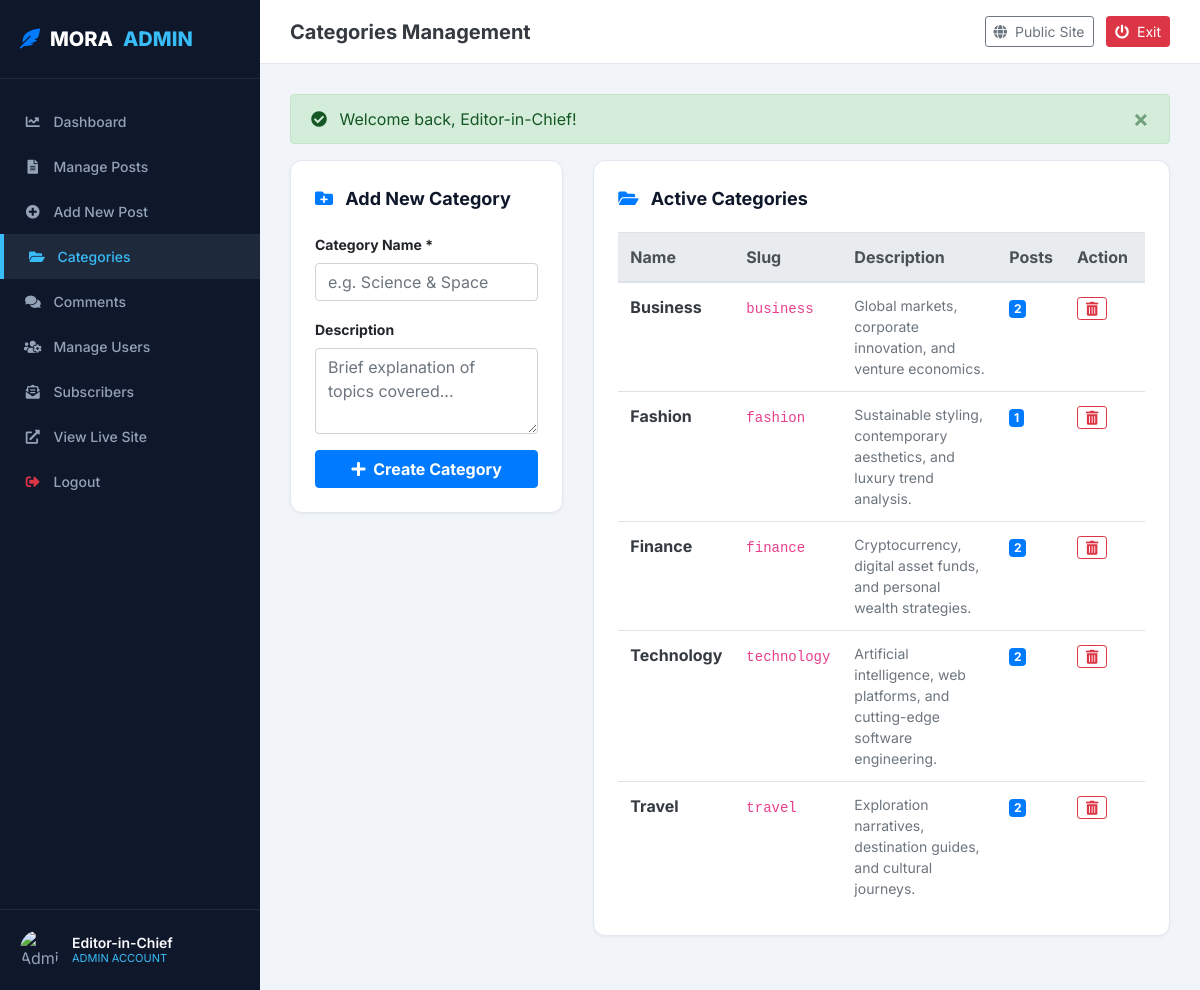
Screenshot of /admin/categories.php (signed in) with the database file from the repository.
### tables this page shows
CREATE TABLE `categories` (
  `id` INT AUTO_INCREMENT PRIMARY KEY,
  `name` VARCHAR(80) NOT NULL,
  `slug` VARCHAR(100) NOT NULL UNIQUE,
  `description` VARCHAR(255) DEFAULT NULL,
  `created_at` TIMESTAMP DEFAULT CURRENT_TIMESTAMP
);

### admin/categories.php (the view, shortened to what this page needs)
<?php
require_once __DIR__ . '/includes/header.php';
$db = getDBConnection();
$categories = $db->query("
    SELECT c.*, COUNT(p.id) AS post_count
    FROM categories c
    LEFT JOIN posts p ON c.id = p.category_id
    GROUP BY c.id
    ORDER BY c.name ASC
")->fetchAll();
?>
<div class="row">
    <div class="col-lg-4 mb-4">
        <div class="admin-card">
            <div class="admin-card-title">
                <span><i class="fas fa-folder-plus text-primary mr-2"></i> Add New Category</span>
            </div>
            <form action="categories.php" method="POST">
                <div class="form-group">
                    <label class="font-weight-bold small">Category Name *</label>
                    <input type="text" name="name" class="form-control" placeholder="e.g. Science & Space" required>
                </div>
                <div class="form-group">
                    <label class="font-weight-bold small">Description</label>
                    <textarea name="description" rows="3" class="form-control" placeholder="Brief explanation of topics covered..."></textarea>
                </div>
                <button type="submit" name="add_category" class="btn btn-primary btn-block font-weight-bold">
                    <i class="fas fa-plus mr-1"></i> Create Category
                </button>
            </form>
        </div>
    </div>
    <div class="col-lg-8">
        <div class="admin-card">
            <div class="admin-card-title">
                <span><i class="fas fa-folder-open text-primary mr-2"></i> Active Categories</span>
            </div>
            <div class="table-responsive">
                <table class="table table-hover align-middle mb-0">
                    <thead class="thead-light">
                        <tr>
                            <th>Name</th>
                            <th>Slug</th>
                            <th>Description</th>
                            <th>Posts</th>
                            <th style="width: 80px;">Action</th>
                        </tr>
                    </thead>
                    <tbody>
                        <?php foreach ($categories as $cat): ?>
                            <tr>
                                <td class="font-weight-bold text-dark"><?= htmlspecialchars($cat['name']) ?></td>
                                <td><code><?= htmlspecialchars($cat['slug']) ?></code></td>
                                <td class="small text-muted"><?= htmlspecialchars($cat['description'] ?? '-') ?></td>
                                <td><span class="badge badge-primary"><?= $cat['post_count'] ?></span></td>
                                <td>
                                    <a href="categories.php?delete=<?= $cat['id'] ?>" class="btn btn-sm btn-outline-danger py-0 px-2" onclick="return confirm('Deleting category will also delete its posts. Confirm?');" title="Delete">
                                        <i class="fas fa-trash-alt"></i>
                                    </a>
                                </td>
                            </tr>
                        <?php endforeach; ?>
                    </tbody>
                </table>
            </div>
        </div>
    </div>
</div>
<?php require_once __DIR__ . '/includes/footer.php'; ?>

### css/admin.css (style rules this page uses)
:root { --admin-sidebar-bg: #0f172a; --admin-sidebar-hover: #1e293b; --admin-primary: #2563eb; --admin-success: #10b981; --admin-warning: #f59e0b; --admin-danger: #ef4444; --admin-bg: #f1f5f9; --admin-card-bg: #ffffff; --admin-border: #e2e8f0; }
body.admin-body { background-color: var(--admin-bg); font-family: 'Inter', -apple-system, BlinkMacSystemFont, 'Segoe UI', Roboto, sans-serif; min-height: 100vh; }
.admin-card { background: var(--admin-card-bg); border-radius: 12px; border: 1px solid var(--admin-border); box-shadow: 0 1px 3px rgba(0,0,0,0.05); padding: 24px; margin-bottom: 24px; }
.admin-card-title { font-size: 18px; font-weight: 700; color: #0f172a; margin-bottom: 20px; display: flex; justify-content: space-between; align-items: center; }

### rows the page displays
categories: name "Business", slug "business", description "Global markets, corporate innovation, and venture economics.", post_count "2"
categories: name "Fashion", slug "fashion", description "Sustainable styling, contemporary aesthetics, and luxury trend analysis.", post_count "1"
categories: name "Finance", slug "finance", description "Cryptocurrency, digital asset funds, and personal wealth strategies.", post_count "2"
categories: name "Technology", slug "technology", description "Artificial intelligence, web platforms, and cutting-edge software engineering.", post_count "2"
categories: name "Travel", slug "travel", description "Exploration narratives, destination guides, and cultural journeys.", post_count "2"

### other values shown
$_SESSION['full_name'] "Editor-in-Chief"
$adminTitle "Categories Management"
$_SESSION['flash_success'] "Welcome back, Editor-in-Chief!"
